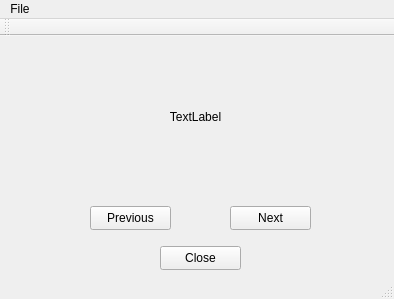
<?xml version="1.0" encoding="UTF-8"?>
<ui version="4.0">
 <class>MainWindow</class>
 <widget class="QMainWindow" name="MainWindow">
  <property name="geometry">
   <rect>
    <x>0</x>
    <y>0</y>
    <width>394</width>
    <height>299</height>
   </rect>
  </property>
  <property name="windowTitle">
   <string>I want to go home</string>
  </property>
  <widget class="QWidget" name="centralWidget">
   <widget class="QPushButton" name="closeBtn">
    <property name="geometry">
     <rect>
      <x>160</x>
      <y>210</y>
      <width>81</width>
      <height>24</height>
     </rect>
    </property>
    <property name="text">
     <string>Close</string>
    </property>
   </widget>
   <widget class="QPushButton" name="nextBtn">
    <property name="geometry">
     <rect>
      <x>230</x>
      <y>170</y>
      <width>81</width>
      <height>24</height>
     </rect>
    </property>
    <property name="text">
     <string>Next</string>
    </property>
   </widget>
   <widget class="QPushButton" name="previousBtn">
    <property name="geometry">
     <rect>
      <x>90</x>
      <y>170</y>
      <width>81</width>
      <height>24</height>
     </rect>
    </property>
    <property name="text">
     <string>Previous</string>
    </property>
   </widget>
   <widget class="QLabel" name="timeLabel">
    <property name="geometry">
     <rect>
      <x>0</x>
      <y>50</y>
      <width>391</width>
      <height>61</height>
     </rect>
    </property>
    <property name="sizePolicy">
     <sizepolicy hsizetype="Preferred" vsizetype="Preferred">
      <horstretch>0</horstretch>
      <verstretch>0</verstretch>
     </sizepolicy>
    </property>
    <property name="text">
     <string>TextLabel</string>
    </property>
    <property name="alignment">
     <set>Qt::AlignCenter</set>
    </property>
   </widget>
  </widget>
  <widget class="QMenuBar" name="menuBar">
   <property name="geometry">
    <rect>
     <x>0</x>
     <y>0</y>
     <width>394</width>
     <height>22</height>
    </rect>
   </property>
   <widget class="QMenu" name="menuFile">
    <property name="title">
     <string>File</string>
    </property>
    <addaction name="actionRead"/>
   </widget>
   <addaction name="menuFile"/>
  </widget>
  <widget class="QToolBar" name="mainToolBar">
   <attribute name="toolBarArea">
    <enum>TopToolBarArea</enum>
   </attribute>
   <attribute name="toolBarBreak">
    <bool>false</bool>
   </attribute>
  </widget>
  <widget class="QStatusBar" name="statusBar"/>
  <action name="actionRead">
   <property name="text">
    <string>Read</string>
   </property>
  </action>
 </widget>
 <layoutdefault spacing="6" margin="11"/>
 <resources/>
 <connections/>
</ui>
